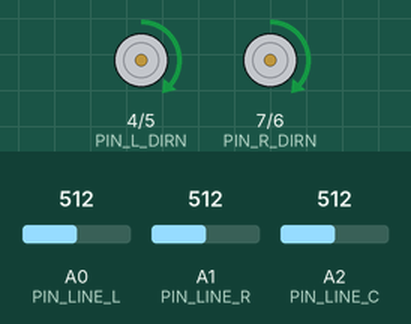
A sketch run on a simulated Arduino Uno, built with avr-gcc and run on an emulated ATmega328P. On the bench: direction and speed pins drawn as motors (green arrow = direction pin HIGH = forward, orange = LOW = backward, longer = more drive). The test bench sets the inputs (shaded band); at power-on: A0 (PIN_LINE_L) = 512, A1 (PIN_LINE_R) = 512, A2 (PIN_LINE_C) = 512.

Above: at 0.8 s.
0.9 s: A0 (PIN_LINE_L) set to 716
At 2.1 s:
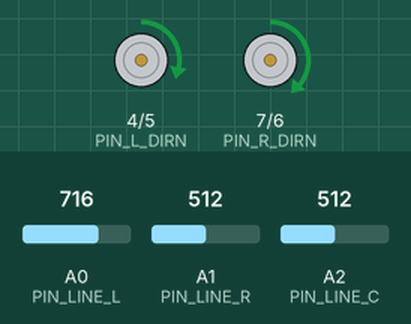
2.4 s: A1 (PIN_LINE_R) set to 900
At 2.8 s:
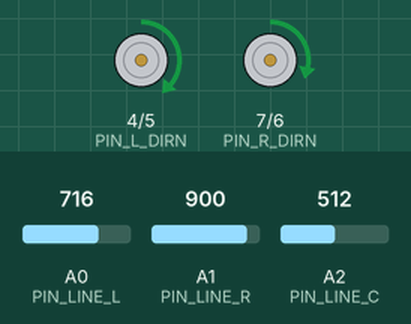
3.9 s: A1 (PIN_LINE_R) set to 716
At 4.4 s:
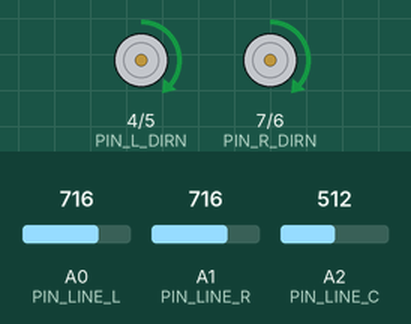
5.4 s: A1 (PIN_LINE_R) set to 511
At 6.6 s:
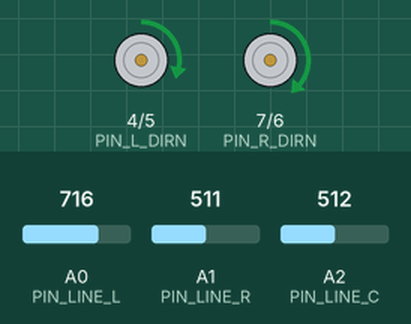
Timing chart, 0 to 7.9 s (numbered marks = the images above; inputs shaded):
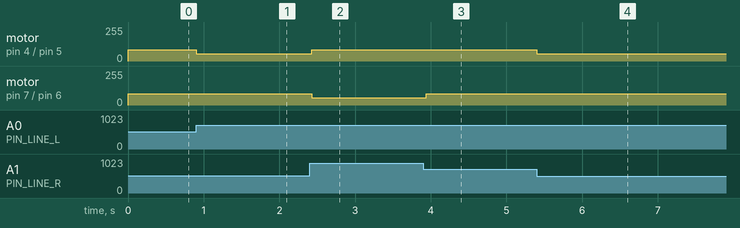

Measured:
- after the input at 0.9 s, motor on pin 4 (PIN_L_DIRN) / pin 5 (PIN_L_SPEED): forward 85/255 → forward 55/255 at once
- after the input at 2.4 s, motor on pin 4 (PIN_L_DIRN) / pin 5 (PIN_L_SPEED): forward 55/255 → forward 85/255 at once; motor on pin 7 (PIN_R_DIRN) / pin 6 (PIN_R_SPEED): forward 85/255 → forward 55/255 at once
- after the input at 3.9 s, motor on pin 7 (PIN_R_DIRN) / pin 6 (PIN_R_SPEED): forward 55/255 → forward 85/255 at once
- after the input at 5.4 s, motor on pin 4 (PIN_L_DIRN) / pin 5 (PIN_L_SPEED): forward 85/255 → forward 55/255 at once

The sketch:

line_follow.ino
```cpp
#define PIN_R_SPEED (6)
#define PIN_R_DIRN (7)
#define PIN_L_SPEED (5)
#define PIN_L_DIRN (4)

#define PIN_LINE_L (0)
#define PIN_LINE_R (1)
#define PIN_LINE_C (2)

#define PIN_LED_L (8)
#define PIN_LED_R (9)

#define BUFAVG_SIZE (8)

int bufLeft[BUFAVG_SIZE], bufCent[BUFAVG_SIZE], bufRight[BUFAVG_SIZE];
int bufPos;

int bufAvg(int *buf){
  int accum = 0;
  for(int i=0;i<BUFAVG_SIZE;i++)
    accum += buf[i];
  return accum / BUFAVG_SIZE;
}

void setup() {
  pinMode(PIN_L_DIRN,OUTPUT);
  pinMode(PIN_R_DIRN,OUTPUT);
  pinMode(PIN_L_SPEED,OUTPUT);
  pinMode(PIN_R_SPEED,OUTPUT);
  for(;;){
    bufLeft[bufPos] = analogRead(PIN_LINE_L);
    bufCent[bufPos] = analogRead(PIN_LINE_C);
    bufRight[bufPos] = analogRead(PIN_LINE_R);
    bufPos++;
    int l,r,c;
    int ls = 85, rs = 85;
    int ll = 0 , rl = 0;

    if(bufPos>=BUFAVG_SIZE) bufPos=0;
    (l = bufAvg(bufLeft));
    (c = bufAvg(bufCent));
    (r = bufAvg(bufRight));
    if(r > c && r > l){
      rl = 1;
      rs -= 30;
    }
    else if(l > c && l > r){
      ll = 1;
      ls -= 30;
    }
      digitalWrite(PIN_LED_R,rl);
      digitalWrite(PIN_LED_L,ll);

  digitalWrite(PIN_L_DIRN,1);
  digitalWrite(PIN_R_DIRN,1);
  analogWrite(PIN_L_SPEED,ls);
  analogWrite(PIN_R_SPEED,rs);

    delay(5);
  }
}

/*
void setup() {
  // put your setup code here, to run once:
  pinMode(PIN_L_DIRN,OUTPUT);
  pinMode(PIN_R_DIRN,OUTPUT);
  pinMode(PIN_L_SPEED,OUTPUT);
  pinMode(PIN_R_SPEED,OUTPUT);
  digitalWrite(PIN_L_DIRN,0);
  digitalWrite(PIN_R_DIRN,1);
  analogWrite(PIN_L_SPEED,255);
  analogWrite(PIN_R_SPEED,255);
  delay(2000);

  analogWrite(PIN_L_SPEED,0);
  analogWrite(PIN_R_SPEED,0);
}
*/
void loop() {
  // put your main code here, to run repeatedly:

}
```
